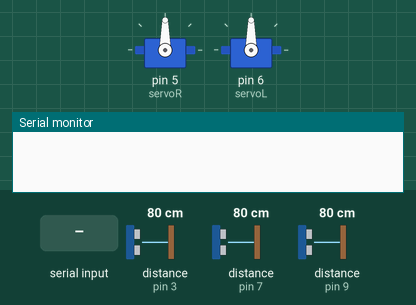
Recording of a sketch running on a simulated Arduino Uno, built with avr-gcc and run on an emulated ATmega328P. Shown: 2 × servo, the last lines printed to the serial monitor. Inputs (shaded band) come from the test bench; at power-on: distance to the obstacle (sensors on pin 3, pin 9, pin 7) 80 cm. The echo pulse lasts 58.3 µs per cm.

Above: at 1.2 s.
1.3 s: "s" received over Serial
At 2.9 s:
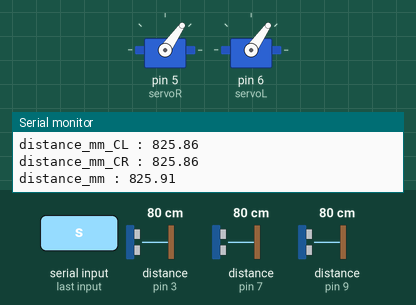
3.5 s: distance to the obstacle (sensor on pin 3) set to 76 cm
5.2 s: distance to the obstacle (sensor on pin 3) set to 68 cm
At 6.1 s:
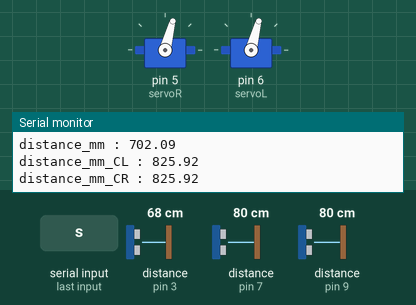
7.1 s: distance to the obstacle (sensor on pin 3) set to 43 cm
8.9 s: distance to the obstacle (sensor on pin 3) set to 35 cm
At 9.6 s:
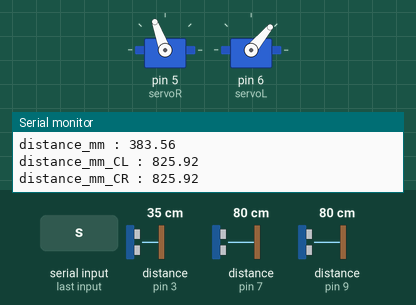
10.6 s: distance to the obstacle (sensor on pin 9) set to 2 cm
At 14.0 s:
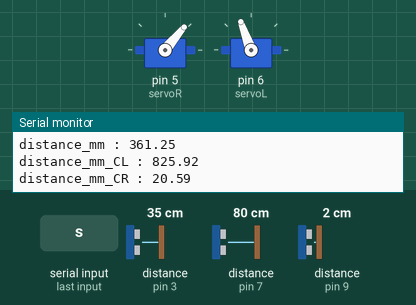
Timing chart, 0 to 14.6 s (numbered marks = the images above; inputs shaded):
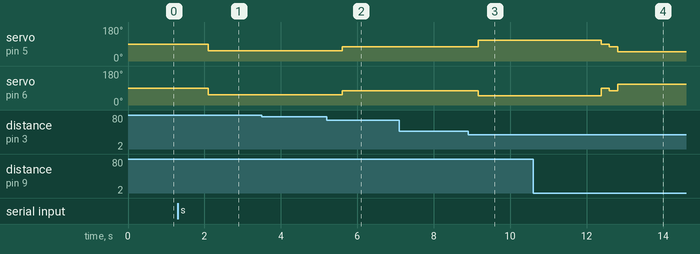

The sketch:

RobotCommande.ino
```cpp
#include <Servo.h>

#include <SoftwareSerial.h>

/*
  Microcontroller pulses, independent linear control: An R/C servo signal is connected to terminals S1 and S2. A 1000us – 2000us pulse controls speed and direction. 1500us is stop.
*/
/*VARIABLES GENERALES*/
SoftwareSerial mySerial(7, 8); // RX, TX
//Connect HM10      Arduino Uno
//TXD          Pin 7
//     RXD          Pin 8

Servo servoL;  // create servo object to control a servo
Servo servoR;  // create servo object to control a servo

bool Start = false;

unsigned long time1;
unsigned long timeaux;

bool start = false;
bool init_E0 = true;

//capteur ultrason AVANT (CC)
const byte TRIGGER_PIN = 2; // Broche TRIGGER
const byte ECHO_PIN = 3;    // Broche ECHO

//capteur ultrason GAUCHE (CL)
const byte TRIGGER_PIN_CL = 4;
const byte ECHO_PIN_CL = 7;

//capteur ultrason DROITE (CR)
const byte TRIGGER_PIN_CR = 8;
const byte ECHO_PIN_CR = 9;

/* Constantes pour le timeout */
const unsigned long MEASURE_TIMEOUT = 25000UL; // 25ms = ~8m à 340m/s

/* Vitesse du son dans l'air en mm/us */
const float SOUND_SPEED = 340.0 / 1000;

/*Variables d'entree*/
bool CCT, CCL, CR, CL = false;
/*Variables de sortie*/
bool AVL, AVM, STOP, TR, TL = false;
/*Declaration des etats*/
//enum Etat {E0, E1, E2, E3, E4, E5, E6, E7};
//Etat EtatPresent, EtatSuivant;
int EtatPresent, EtatSuivant;

    float distance_mm;
    float distance_mm_CL;
    float distance_mm_CR;

     long measure;
     long measure_CL;
     long measure_CR;


    int i;

    bool StartR,StartL = true;
    float distance_mm_CL_aux;
    float distance_mm_CR_aux;

/////////////////////////////////////
void setup() {
  // put your setup code here, to run once:


  Serial.begin(9600);

  servoR.attach(5, 1000, 2000);
  servoL.attach(6, 1000, 2000); // attaches the servo on pin 9 to the servo object

  /* Initialise les broches  capteurS CC, CL, CR*/
  pinMode(TRIGGER_PIN, OUTPUT);
  digitalWrite(TRIGGER_PIN, LOW); // La broche TRIGGER doit être à LOW au repos
  pinMode(ECHO_PIN, INPUT);
  pinMode(TRIGGER_PIN_CL, OUTPUT);
  digitalWrite(TRIGGER_PIN_CL, LOW); // La broche TRIGGER doit être à LOW au repos
  pinMode(ECHO_PIN_CL, INPUT);
  pinMode(TRIGGER_PIN_CR, OUTPUT);
  digitalWrite(TRIGGER_PIN_CR, LOW); // La broche TRIGGER doit être à LOW au repos
  pinMode(ECHO_PIN_CR, INPUT);

  mySerial.begin(9600);

}

/////////////////////////////////////
void loop() {

  char c;
  if (Serial.available()) {
    c = Serial.read();
    mySerial.print(c);
  }
  if (mySerial.available()) {
    c = mySerial.read();
    Serial.print(c);
  }

  if(c == 's')
  {
    start = true;
  }

  if(start)
  {
    for(i=0;i<25;i++){
    digitalWrite(TRIGGER_PIN, HIGH);
    delayMicroseconds(10);
    digitalWrite(TRIGGER_PIN, LOW);

    /* 2. Mesure le temps entre l'envoi de l'impulsion ultrasonique et son écho (si il existe) */
    measure = pulseIn(ECHO_PIN, HIGH, MEASURE_TIMEOUT);


    digitalWrite(TRIGGER_PIN_CL, HIGH);
    delayMicroseconds(10);
    digitalWrite(TRIGGER_PIN_CL, LOW);
    measure_CL = pulseIn(ECHO_PIN_CL, HIGH, MEASURE_TIMEOUT);


    digitalWrite(TRIGGER_PIN_CR, HIGH);
    delayMicroseconds(10);
    digitalWrite(TRIGGER_PIN_CR, LOW);
    measure_CR = pulseIn(ECHO_PIN_CR, HIGH, MEASURE_TIMEOUT);

    /* 3. Calcul la distance à partir du temps mesuré */
    distance_mm =distance_mm +measure / 2.0 * SOUND_SPEED;
    distance_mm_CL =distance_mm_CL+ measure_CL / 2.0 * SOUND_SPEED;
    distance_mm_CR =distance_mm_CR+ measure_CR / 2.0 * SOUND_SPEED;
    }

    distance_mm = distance_mm/25;
    distance_mm_CL =  distance_mm_CL/25;
    distance_mm_CR = distance_mm_CR/25;

    Serial.print("distance_mm : ");
    Serial.println(distance_mm);
    Serial.print("distance_mm_CL : ");
    Serial.println(distance_mm_CL);
    Serial.print("distance_mm_CR : ");
    Serial.println(distance_mm_CR);

    //Test de commande des motors par liaison serie
    /*if (distance_mm > 750.0) {
      avancerMOY();
      } else if (distance_mm > 250.0) {
      avancerLENT();
      } else if (distance_mm < 250.0) {
      arret();
      if (start == true) {
        tournergauche(distance_mm);
        start = false;
      }
      arret();
      start = true;
      }*/


    /*affectation valeur variables*/
    if (distance_mm < 750.0) {
      CCL = true;
    } else {
      CCL = false;
    }
    if (distance_mm <= 400.0) {
      CCT = true;
    } else {
      CCT = false;
    }
    if (distance_mm_CL <= 225.0) {
      CL = true;
    } else {
      CL = false;
    }
    if (distance_mm_CR <= 225.0) {
      CR = true;
    } else {
      CR = false;
    }

    /*BLOC F*/
    switch (EtatPresent) {
      case 0:
        if (!CCL) {
          EtatSuivant = 1;
        } else if(CCL){
          EtatSuivant = 2;
        } else {
          EtatSuivant = EtatPresent;
        }
        break;
      case 1:
        if (CCL) {
          EtatSuivant = 2;
        } else {
          EtatSuivant = EtatPresent;
        }
        break;
      case 2:
        if (CCT && !CR) {
          EtatSuivant = 3;
        } else if (CCT && !CL && CR) {
          EtatSuivant = 4;
        } else {
          EtatSuivant = EtatPresent;
        }
        break;
      case 3:
        if (true) {
          EtatSuivant = 0;
        } else {
          EtatSuivant = EtatPresent;
        }
        break;
      case 4:
        if (true) {
          EtatSuivant = 0;
        }else{
          EtatSuivant = EtatPresent;
        }
        break;
    }

    /*BLOC M*/
    if (init_E0) {
      EtatPresent = 0;
    } else {
      EtatPresent = EtatSuivant;
    }
    //Serial.println("init");
    //Serial.println(init_E0);
//    Serial.println("EtatSuivant");
//    Serial.println(EtatSuivant);

    /*BLOC G*/
    if (EtatPresent == 0) {
      //STOP = true;
      arret();
    }
    if (EtatPresent == 1) {
      //AVM = true;
      avancerMOY();
    }
    if (EtatPresent == 2) {
      //AVL = true;
      avancerLENT();
    }
    if (EtatPresent == 3) {
      //if (!CL && !CCL) {
        TAR();
      //}
    }
    if (EtatPresent == 4) {
      //if (!CR && !CCL) {
        TAL();
      //}
    }

    init_E0 = false;
  }
}

void arret() {
  servoL.write(90);
  servoR.write(90);
}

void avancerMAX() {
  servoL.write(35);
  servoR.write(35);
}

void avancerMOY() {
  if(StartL){

  }
  servoL.write(55);
  servoR.write(55);

}

void avancerLENT() {
  servoL.write(75);
  servoR.write(75);
}

void reculeMAX() {
  servoL.write(145);
  servoR.write(145);
}

void reculeMOY() {
  servoL.write(125);
  servoR.write(125);
}

void reculeLENT() {
  servoL.write(105);
  servoR.write(105);
}

void tournergauche() {
  servoR.write(55);
  servoL.write(125);
}

void tournerdroite() {
  servoR.write(125);
  servoL.write(55);
}

void TAR() {
  time1 = millis() + 3000;

  timeaux = millis();
  while (timeaux < time1) {
      servoL.write(50);
      servoR.write(110);
      timeaux = millis();
  }
}

void TAL() {
  time1 = millis() + 3000;

  timeaux = millis();
  while (timeaux < time1) {
      servoR.write(50);
      servoL.write(110);
      timeaux = millis();
  }
}
```

Measured:
- the behaviour switches between 73 and 72 cm on distance to the obstacle (sensor on pin 3) (found by bisection; images 1 and 2)
- the behaviour switches between 39 and 38 cm on distance to the obstacle (sensor on pin 3) (found by bisection; images 2 and 3)
- after the input at 1.3 s, servo on pin 5 (servoR), servo on pin 6 (servoL): 90° → 55° after 0.79 s
- after the input at 5.2 s, servo on pin 5 (servoR), servo on pin 6 (servoL): 55° → 75° after 0.41 s
- after the input at 8.9 s, servo on pin 5 (servoR): 75° → 110° after 0.26 s; servo on pin 6 (servoL): 75° → 50° after 0.26 s
